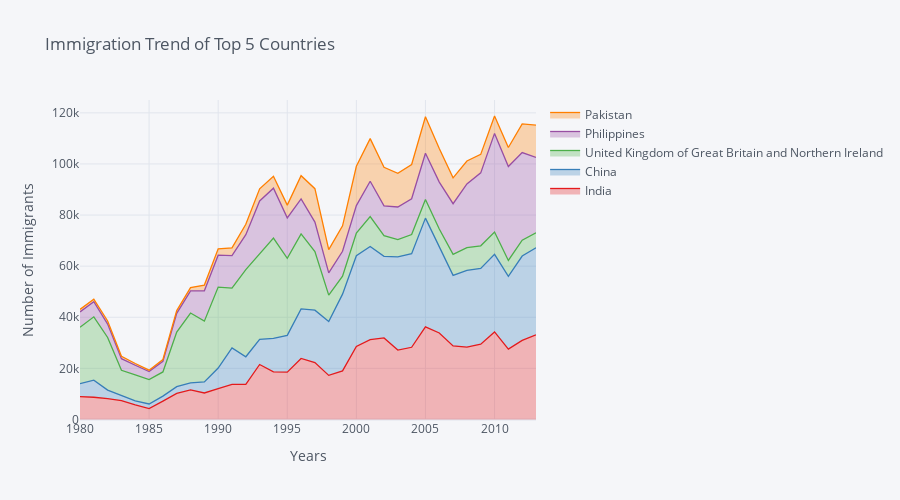

Notebook code for this chart:
### Markdown cell above
# using plotly and cufflinks

### Code cell
# Assuming you have already defined `df_top5` as a DataFrame containing the top 5 countries' immigration data
# Create a Plotly figure using Cufflinks
fig = df_top5.iplot(kind='area', 
                                xTitle='Years', 
                                yTitle='Number of Immigrants', 
                                title='Immigration Trend of Top 5 Countries',
                                colorscale='set1',  # Set the colorscale
                                fill=True,  # Enable area filling
                                opacity=0.5,  # Set opacity
                                theme='pearl',  # Set plot theme
                                dimensions=(900, 500)  # Set plot dimensions
                               )

# Show the Plotly figure
#fig.show()

### Figure 1 — Plotly figure (JSON) as saved in the notebook; plotly's stock layout.template omitted (floating-point values rounded to 4 significant figures)
{"data": [{"fill": "tonexty", "fillcolor": "rgba(228, 26, 28, 0.3)", "line": {"color": "rgba(228, 26, 28, 1.0)", "dash": "solid", "shape": "linear", "width": 1.3}, "mode": "lines", "name": "India", "text": "", "type": "scatter", "x": [1980, 1981, 1982, 1983, 1984, 1985, 1986, 1987, 1988, 1989, 1990, 1991, 1992, 1993, 1994, 1995, 1996, 1997, 1998, 1999, 2000, 2001, 2002, 2003, 2004, 2005, 2006, 2007, 2008, 2009, 2010, 2011, 2012, 2013], "y": [8880, 8670, 8147, 7338, 5704, 4211, 7150, 10189, 11522, 10343, 12041, 13734, 13673, 21496, 18620, 18489, 23859, 22268, 17241, 18974, 28572, 31223, 31889, 27155, 28235, 36210, 33848, 28742, 28261, 29456, 34235, 27509, 30933, 33087]}, {"fill": "tonexty", "fillcolor": "rgba(55, 126, 184, 0.3)", "line": {"color": "rgba(55, 126, 184, 1.0)", "dash": "solid", "shape": "linear", "width": 1.3}, "mode": "lines", "name": "China", "text": "", "type": "scatter", "x": [1980, 1981, 1982, 1983, 1984, 1985, 1986, 1987, 1988, 1989, 1990, 1991, 1992, 1993, 1994, 1995, 1996, 1997, 1998, 1999, 2000, 2001, 2002, 2003, 2004, 2005, 2006, 2007, 2008, 2009, 2010, 2011, 2012, 2013], "y": [14003, 15352, 11455, 9201, 7231, 6027, 9110, 12832, 14280, 14666, 20117, 27989, 24519, 31313, 31748, 32887, 43274, 42743, 38290, 49043, 64101, 67657, 63850, 63594, 64854, 78794, 67366, 56384, 58298, 59078, 64626, 56011, 63957, 67216]}, {"fill": "tonexty", "fillcolor": "rgba(77, 175, 74, 0.3)", "line": {"color": "rgba(77, 175, 74, 1.0)", "dash": "solid", "shape": "linear", "width": 1.3}, "mode": "lines", "name": "United Kingdom of Great Britain and Northern Ireland", "text": "", "type": "scatter", "x": [1980, 1981, 1982, 1983, 1984, 1985, 1986, 1987, 1988, 1989, 1990, 1991, 1992, 1993, 1994, 1995, 1996, 1997, 1998, 1999, 2000, 2001, 2002, 2003, 2004, 2005, 2006, 2007, 2008, 2009, 2010, 2011, 2012, 2013], "y": [36048, 40148, 32075, 19216, 17401, 15591, 18580, 34169, 41639, 38461, 51785, 51369, 58642, 65033, 70979, 63032, 72596, 65708, 48657, 56088, 72941, 79385, 71896, 70391, 72387, 86052, 74506, 64600, 67277, 67954, 73350, 62215, 70152, 73043]}, {"fill": "tonexty", "fillcolor": "rgba(152, 78, 163, 0.3)", "line": {"color": "rgba(152, 78, 163, 1.0)", "dash": "solid", "shape": "linear", "width": 1.3}, "mode": "lines", "name": "Philippines", "text": "", "type": "scatter", "x": [1980, 1981, 1982, 1983, 1984, 1985, 1986, 1987, 1988, 1989, 1990, 1991, 1992, 1993, 1994, 1995, 1996, 1997, 1998, 1999, 2000, 2001, 2002, 2003, 2004, 2005, 2006, 2007, 2008, 2009, 2010, 2011, 2012, 2013], "y": [42099, 46069, 37324, 23778, 21202, 18741, 22746, 41529, 50278, 50326, 64294, 64087, 72312, 85512, 90511, 78896, 86288, 77257, 57392, 65822, 83704, 93221, 83603, 83149, 86391, 104191, 92906, 84437, 92164, 96527, 111967, 98980, 104467, 102587]}, {"fill": "tonexty", "fillcolor": "rgba(255, 127, 0, 0.3)", "line": {"color": "rgba(255, 127, 0, 1.0)", "dash": "solid", "shape": "linear", "width": 1.3}, "mode": "lines", "name": "Pakistan", "text": "", "type": "scatter", "x": [1980, 1981, 1982, 1983, 1984, 1985, 1986, 1987, 1988, 1989, 1990, 1991, 1992, 1993, 1994, 1995, 1996, 1997, 1998, 1999, 2000, 2001, 2002, 2003, 2004, 2005, 2006, 2007, 2008, 2009, 2010, 2011, 2012, 2013], "y": [43077, 47041, 38525, 24678, 21870, 19255, 23437, 42601, 51612, 52587, 66764, 67166, 76383, 90289, 95177, 83890, 95413, 90330, 66460, 75801, 99104, 109929, 98713, 96354, 99790, 118505, 106033, 94561, 101158, 103744, 118778, 106448, 115694, 115190]}], "layout": {"height": 500, "legend": {"bgcolor": "#F5F6F9", "font": {"color": "#4D5663"}}, "paper_bgcolor": "#F5F6F9", "plot_bgcolor": "#F5F6F9", "title": {"font": {"color": "#4D5663"}, "text": "Immigration Trend of Top 5 Countries"}, "width": 900, "xaxis": {"gridcolor": "#E1E5ED", "showgrid": true, "tickfont": {"color": "#4D5663"}, "title": {"font": {"color": "#4D5663"}, "text": "Years"}, "zerolinecolor": "#E1E5ED"}, "yaxis": {"gridcolor": "#E1E5ED", "showgrid": true, "tickfont": {"color": "#4D5663"}, "title": {"font": {"color": "#4D5663"}, "text": "Number of Immigrants"}, "zerolinecolor": "#E1E5ED"}}}
